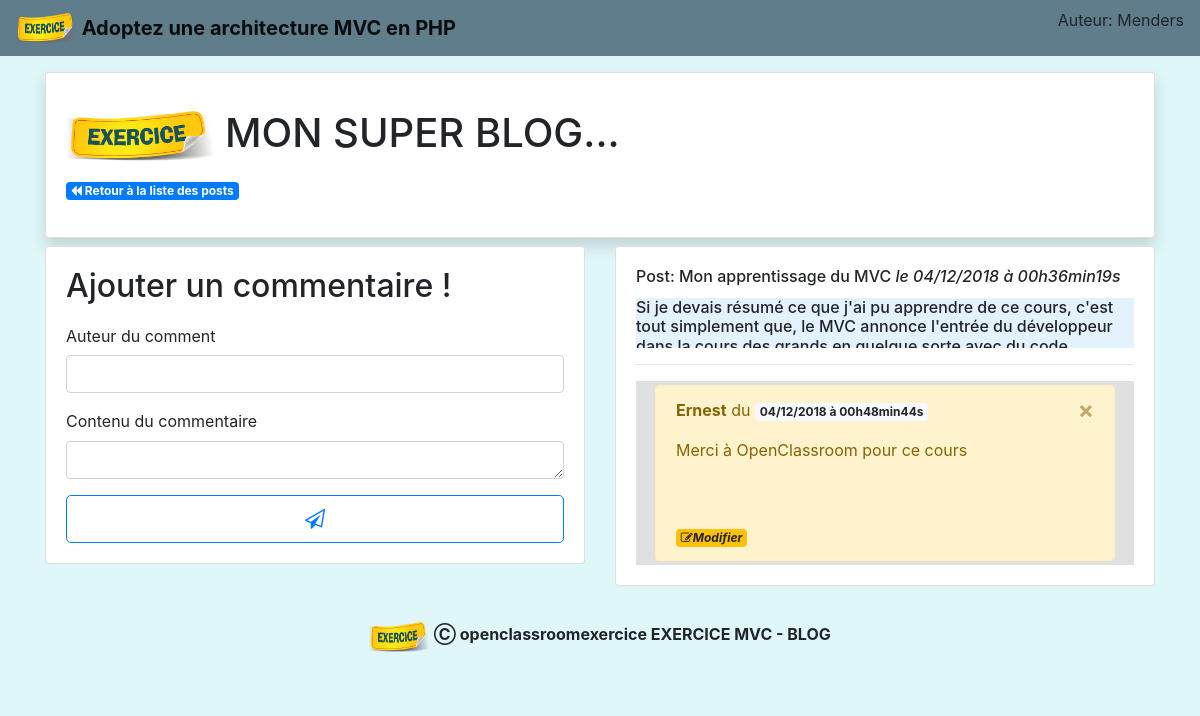
Screenshot of /index.php?action=post&id=41 with the database file from the repository.
### tables this page shows
CREATE TABLE `post` (
  `id` int(11) NOT NULL,
  `title` varchar(255) NOT NULL,
  `content` text NOT NULL,
  `post_date` datetime NOT NULL DEFAULT CURRENT_TIMESTAMP
);

CREATE TABLE `comments` (
  `id` int(11) NOT NULL,
  `post` int(11) NOT NULL,
  `author` varchar(255) NOT NULL,
  `comment_post` text NOT NULL,
  `comment_date` datetime NOT NULL DEFAULT CURRENT_TIMESTAMP
);

### controllers/frontend.php (called while the page is built, shortened)
<?php
	require_once('./model/PostManager.php');
	require_once('./model/CommentManager.php');
	function post() {
		$postManager = new \MVC\Model\PostManager();
		$commentManager = new \MVC\Model\CommentManager();
		$post = $postManager->getPost($_GET['id']);
		$comments = $commentManager->getComments($_GET['id']);
		require('./views/frontend/postView.php');
	}

### model/PostManager.php (called while the page is built, shortened)
<?php
	class PostManager extends Manager
	{
		public function getPost($postId) {
			$db = $this->dbConnect();
			$req = $db->prepare('SELECT id, title, content, DATE_FORMAT(post_date, "%d/%m/%Y à %Hh%imin%ss") AS
		        post_date FROM post WHERE id = ?');
			$req->execute(array($postId));
			$post = $req->fetch();
		    return $post;
		}
	}

### model/CommentManager.php (called while the page is built, shortened)
<?php
	class CommentManager extends Manager
	{
		public function getComments($postId) {
			$db = $this->dbConnect();
			$req = $db->prepare('SELECT id, author, comment_post, DATE_FORMAT(comment_date, "%d/%m/%Y à %Hh%imin%ss") AS comment_date FROM comments WHERE post = ? ORDER BY comment_date DESC');
			$req->execute(array($postId));
		    return $req;
		}
	}

### views/frontend/postView.php (the view, shortened to what this page needs)
	<?php require('header.php'); ?>
	<div class="container mt-3">
	    <div class="card person-card mb-2 shadow">
	        <div class="card-body">
	            <p>
	              <h1>
	                <img id="img_sex" class="person-img" src="public/images/exercice.png" style="width: auto; height: 50px;">
	                MON SUPER BLOG...
	              </h1>
	            </p>
	            <p><a href="index.php"><span class="badge badge-primary"><i class="fa fa-backward"></i> Retour à la liste des posts</span></a></p>
	        </div>
	    </div>
    <form action="./index.php?action=addComment&id=<?= htmlspecialchars($post['id']) ?>" method="POST">
        <div class="row">
            <div class="col-md-6" style="padding=0.5em;">
                <div class="card">
                    <div class="card-body">
                        <h2 class="card-title">Ajouter un commentaire !</h2>
                        <div class="form-group">
                            <label for="author" class="col-form-label">Auteur du comment</label>
                            <input type="text" class="form-control" name="author" id="author" required>
                        </div>
                        <div class="form-group">
                              <label for="comment">Contenu du commentaire</label>
                              <textarea class="form-control" name="comment" id="comment" rows="1" required></textarea>
                        </div>
                        <div style="margin-top: 1em;">
                          <button type="submit" class="btn btn-outline-primary btn-lg btn-block"><i class="fa fa-paper-plane-o"></i></button>
                        </div>
                    </div>
                </div>
            </div>
    </form>
            <div class="col-md-6">
                <div class="card">
                    <div class="card-body">
                        <h6 class="card-title">
                        	Post: <?= $post['title']; ?>
						    <em>le <?= $post['post_date']; ?></em>
						</h6>
						<h6 style="width: auto;
                                            max-height: 50px;
                                            background-color: #E3F2FD;
                                            overflow-y: scroll;">
							<?= $post['content']; ?>
						</h6>
						<hr>
                        <div class="col" style="width: auto;
                                            max-height: 210px;
                                            background-color: #E0E0E0;
                                            overflow-y: scroll;">
                          <?php
					        	while ($comment = $comments->fetch()) {
					        ?>
							        <div class="m-1 alert alert-warning alert-dismissible fade show" role="alert">
							            <p><strong><?= htmlspecialchars($comment['author']) ?></strong> du <span class="badge badge-light"><?= $comment['comment_date'] ?></span></p>
							            <p style="width: auto;
                                            height: 70px;
                                            overflow-y: scroll;
                                            text-align: justify;"><?= nl2br(htmlspecialchars($comment['comment_post'])) ?></p>
							            <i><a href="./index.php?action=comment&id=<?= htmlspecialchars($comment['id']) ?>"><span class="badge badge-warning"><i class="fa fa-pencil-square-o"></i>Modifier</span></a></i>
								        <button type="button" class="close" data-dismiss="alert" aria-label="Close">
	                                    	<span aria-hidden="true">&times;</span>
	                                  	</button>
                                  	</div>
					        <?php
					        	}
					      	?>
                        </div>
                    </div>
                </div>
            </div>
        </div>
    <?php require('footer.php'); ?>
</body>
</html>

### index.php (shortened to what this page needs)
<?php
    require('./controllers/frontend.php');
    try {
        if (isset($_GET['action'])) {
            if ($_GET['action'] == 'listPosts') {
                listPosts();
            } elseif ($_GET['action'] == 'addPost') {
                if (!empty($_POST['title']) && !empty($_POST['content'])) {
                        addPost($_POST['title'], $_POST['content']);
                    }else {
                        throw new Exception('Erreur: Champ manquant !');
                    }
            }elseif ($_GET['action'] == 'post') {
                if (isset($_GET['id']) && $_GET['id'] > 0) {
                    post();
                }else {
                    throw new Exception('Erreur: Ce post n\'existe pas encore');
                }
            } elseif ($_GET['action'] == 'comment') {
                if (isset($_GET['id']) && $_GET['id'] > 0) {
                    comment();
                }else {
                    throw new Exception('Erreur: Ce post n\'existe pas encore');
                }
            }
        }else {
            listPosts();
        }
    } catch(Exception $e) {
        echo 'Erreur : ' .$e->getMessage();
    }

### views/frontend/header.php (shortened to what this page needs)
<!DOCTYPE html>
<html lang="fr">
<head>
    <link rel="stylesheet" type="text/css" href="./public/css/style.css">
    <link rel="stylesheet" type="text/css" href="./public/css/bootstrap.css">
    <link href="./public/css/font-awesome-4.7.0/css/font-awesome.css" rel="stylesheet">
</head>
<body>
    <div class="header">
        <nav class="navbar navbar-light">
            <a class="navbar-brand" href="#">
                <img src="public/images/exercice.png" width="60" height="30" class="d-inline-block align-top" alt="">
                <strong>Adoptez une architecture MVC en PHP</strong>
            </a>
            <span class="fff">
                <p>Auteur: Menders</p>
            </span>
        </nav>
    </div>

### views/frontend/footer.php
<div class="footer">
    <footer class="container text-center">
        <span><img src="public/images/exercice.png" width="60" height="30" class="d-inline-block align-top" alt=""></span>
        <span><strong>&#9400; openclassroomexercice EXERCICE MVC - BLOG</strong></span>
    </footer>
</div>

### public/css/style.css (style rules this page uses)
.navbar { background-color: #607D8B; }
footer { background-color: #E0F7FA; padding: 3%; }

### rows the page displays
post: title "Mon apprentissage du MVC", content "Si je devais résumé ce que j'ai pu apprendre de ce cours, c'est tout simplement que, le MVC annonce l'entrée du développeur…"
comments: author "Ernest", comment_date "04/12/2018 à 00h48min44s", comment_post "Merci à OpenClassroom pour ce cours"

### other values shown
$post['post_date'] "04/12/2018 à 00h36min19s"
